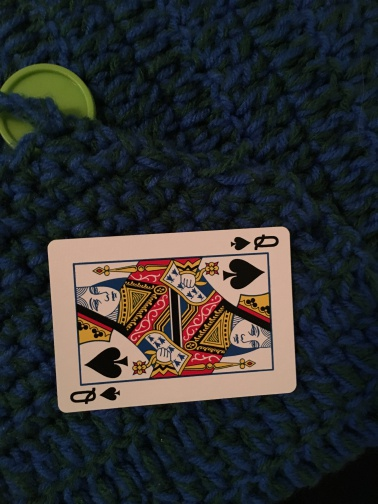
%> input picture Dataset/test/card_1.JPG, 378 x 504 px
$ octave main.m   (GNU Octave 9; MATLAB toolbox functions it lacks are replaced by stand-ins)
%> lines starting %> are read from the running program, lines starting %| are printed output that depends on the picture; in (x1, y1, x2, y2) boxes, pixels count from 0 and x2, y2 are one past the last pixel; in counts of white or black regions, pixels touching at a corner belong together; the program's own positions count from 1
### findCard.m
function card = findCard(filename)
%> called with filename = 'card_1'
    img = rgb2gray(imread("Dataset/train/" + filename + ".JPG"));
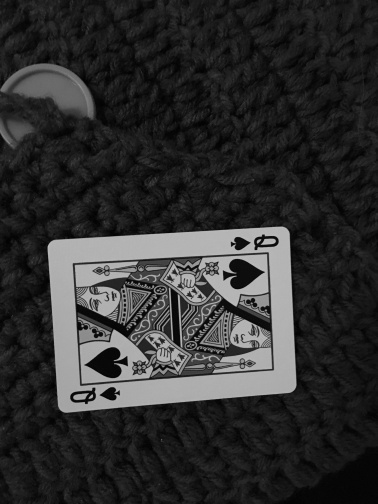
%> img: size 504x378 uint8; min 0, max 193, mean 47.4

    %% convert greyscale to binary
    [counts,~] = imhist(img,17);
%> counts = 17 values, max 70567 at index 2, min 0 at index 14, mean 11206.6
    T = otsuthresh(counts);
%> T = 0.312
    img_bw = imbinarize(img,T);
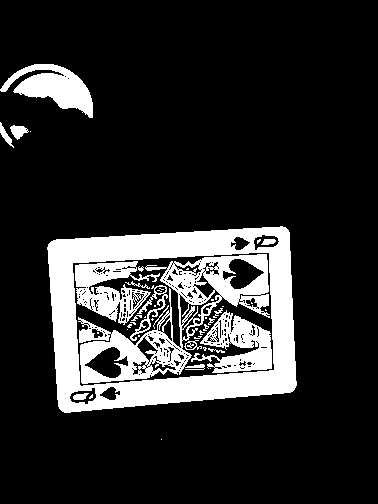
%> img_bw: size 504x378 logical; 17.1% white; 43 white regions (24 under 20 px), largest, box (x1, y1, x2, y2) and area: (47, 226, 297, 413) 16715, (78, 254, 270, 384) 7256, (75, 261, 160, 325) 2557

    %% find card
%> the run ends on the next line
    [B,~,N,A] = bwboundaries(img_bw);
%      figure; imshow(img_bw); hold on;
    % Loop through object boundaries
    for k = 1:N
        % Boundary k is the parent of a hole if the k-th column
        % of the adjacency matrix A contains a non-zero element
        if (nnz(A(:,k)) > 0)
            boundary = B{k};
%             plot(boundary(:,2),...
%                  boundary(:,1),'r','LineWidth',2);
            parent = img(min(boundary(:,1)):max(boundary(:,1)), min(boundary(:,2)):max(boundary(:,2)));
            % Loop through the children of boundary k
            n_child = 0;
            for l = find(A(:,k))'
                boundary = B{l};
%                 plot(boundary(:,2),...
%                      boundary(:,1),'g','LineWidth',2);
                child = img(min(boundary(:,1)):max(boundary(:,1)), min(boundary(:,2)):max(boundary(:,2)));
                if size(child) > [5,5]
                   n_child = n_child + 1;
                end
            end
            if n_child > 1
                card = parent;
%                 break;
            end
        end
    end
%      hold off;

    card = imresize(card,300/max(size(card)));
end

### main.m
close all;
clear all;

card_ori = findCard('card_1');

$ run again, with Dataset/test/card_2.JPG copied over Dataset/test/card_1.JPG
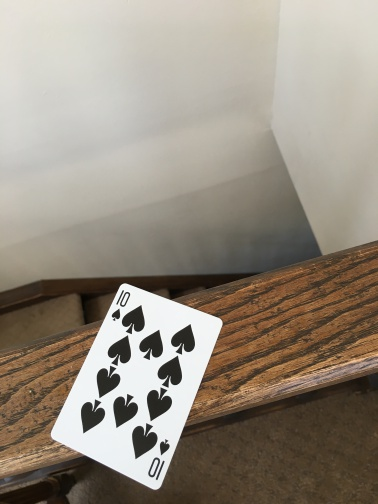
%> input picture Dataset/test/card_2.JPG, 378 x 504 px
%> in findCard, `img = rgb2gray(imread("Dataset/train/" + filename + ".JPG"));`:
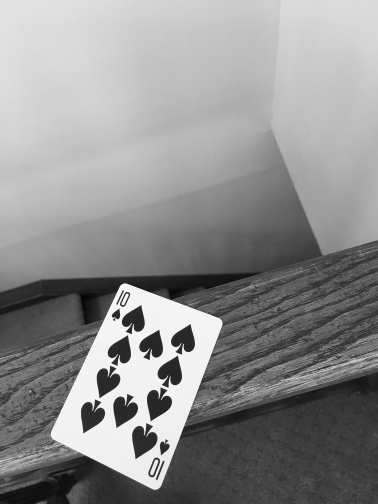
%> img: size 504x378 uint8; min 4, max 254, mean 142.3
%> counts = 17 values, max 26567 at index 13, min 29 at index 1, mean 11206.6
%> T = 0.5
%> in findCard, `img_bw = imbinarize(img,T);`:
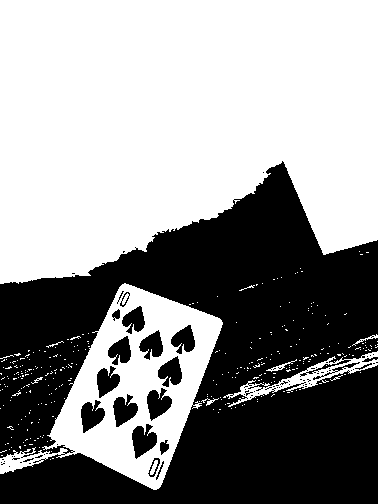
%> img_bw: size 504x378 logical; 57.4% white; 80 black regions (61 under 20 px), largest, box (x1, y1, x2, y2) and area: (0, 161, 378, 504) 75911, (132, 424, 157, 459) 557, (147, 388, 172, 421) 509

$ run again, with Dataset/test/card_3.JPG copied over Dataset/test/card_1.JPG
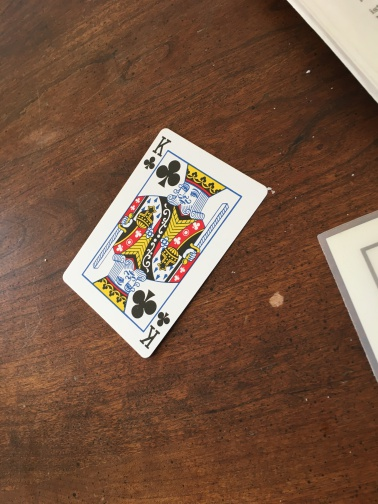
%> input picture Dataset/test/card_3.JPG, 378 x 504 px
%> in findCard, `img = rgb2gray(imread("Dataset/train/" + filename + ".JPG"));`:
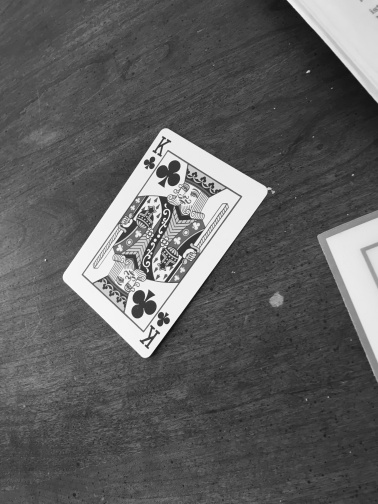
%> img: size 504x378 uint8; min 15, max 252, mean 95.6
%> counts = 17 values, max 55654 at index 5, min 0 at index 1, mean 11206.6
%> T = 0.562
%> in findCard, `img_bw = imbinarize(img,T);`:
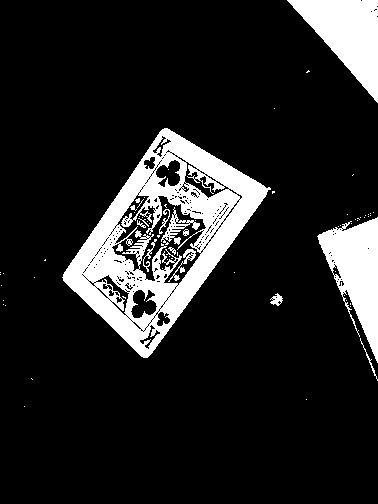
%> img_bw: size 504x378 logical; 14.3% white; 69 white regions (56 under 20 px), largest, box (x1, y1, x2, y2) and area: (62, 128, 271, 358) 17023, (287, 0, 378, 103) 4656, (317, 217, 378, 363) 4478
